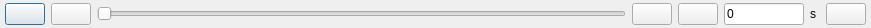
<?xml version="1.0" encoding="UTF-8"?>
<ui version="4.0">
 <class>timeSliderTab</class>
 <widget class="QDialog" name="timeSliderTab">
  <property name="geometry">
   <rect>
    <x>0</x>
    <y>0</y>
    <width>871</width>
    <height>28</height>
   </rect>
  </property>
  <property name="windowTitle">
   <string>Dialog</string>
  </property>
  <layout class="QHBoxLayout" name="horizontalLayout">
   <property name="leftMargin">
    <number>5</number>
   </property>
   <property name="topMargin">
    <number>2</number>
   </property>
   <property name="rightMargin">
    <number>5</number>
   </property>
   <property name="bottomMargin">
    <number>2</number>
   </property>
   <item>
    <widget class="QPushButton" name="firstTimePoint">
     <property name="toolTip">
      <string>Go to first saved time point</string>
     </property>
     <property name="text">
      <string/>
     </property>
     <property name="icon">
      <iconset resource="../../MusenGUI/MusenGUI/musengui.qrc">
       <normaloff>:/MusenGUI/Pictures/backward.png</normaloff>:/MusenGUI/Pictures/backward.png</iconset>
     </property>
    </widget>
   </item>
   <item>
    <widget class="QPushButton" name="previousTimePoint">
     <property name="toolTip">
      <string>Go to previous saved time point</string>
     </property>
     <property name="text">
      <string/>
     </property>
     <property name="icon">
      <iconset resource="../../MusenGUI/MusenGUI/musengui.qrc">
       <normaloff>:/MusenGUI/Pictures/stepBackward.png</normaloff>:/MusenGUI/Pictures/stepBackward.png</iconset>
     </property>
    </widget>
   </item>
   <item>
    <widget class="QSlider" name="timeSlider">
     <property name="toolTip">
      <string>Change current time (linear data interpolation between saved time points)</string>
     </property>
     <property name="orientation">
      <enum>Qt::Horizontal</enum>
     </property>
    </widget>
   </item>
   <item>
    <widget class="QPushButton" name="nextTimePoint">
     <property name="toolTip">
      <string>Go to next saved time point</string>
     </property>
     <property name="text">
      <string/>
     </property>
     <property name="icon">
      <iconset resource="../../MusenGUI/MusenGUI/musengui.qrc">
       <normaloff>:/MusenGUI/Pictures/stepForward.png</normaloff>:/MusenGUI/Pictures/stepForward.png</iconset>
     </property>
    </widget>
   </item>
   <item>
    <widget class="QPushButton" name="lastTimePoint">
     <property name="toolTip">
      <string>Go to the last saved time point</string>
     </property>
     <property name="text">
      <string/>
     </property>
     <property name="icon">
      <iconset resource="../../MusenGUI/MusenGUI/musengui.qrc">
       <normaloff>:/MusenGUI/Pictures/forward.png</normaloff>:/MusenGUI/Pictures/forward.png</iconset>
     </property>
    </widget>
   </item>
   <item>
    <widget class="QLineEdit" name="timeEdit">
     <property name="maximumSize">
      <size>
       <width>80</width>
       <height>16777215</height>
      </size>
     </property>
     <property name="toolTip">
      <string>Specify new time point</string>
     </property>
     <property name="text">
      <string>0</string>
     </property>
    </widget>
   </item>
   <item>
    <widget class="QLabel" name="timeUnit">
     <property name="text">
      <string>s </string>
     </property>
    </widget>
   </item>
   <item>
    <widget class="QPushButton" name="setTimeButton">
     <property name="toolTip">
      <string>Set time</string>
     </property>
     <property name="text">
      <string/>
     </property>
     <property name="icon">
      <iconset resource="../../MusenGUI/MusenGUI/musengui.qrc">
       <normaloff>:/MusenGUI/Pictures/apply.png</normaloff>:/MusenGUI/Pictures/apply.png</iconset>
     </property>
    </widget>
   </item>
  </layout>
 </widget>
 <resources>
  <include location="../../MusenGUI/MusenGUI/musengui.qrc"/>
 </resources>
 <connections/>
</ui>
